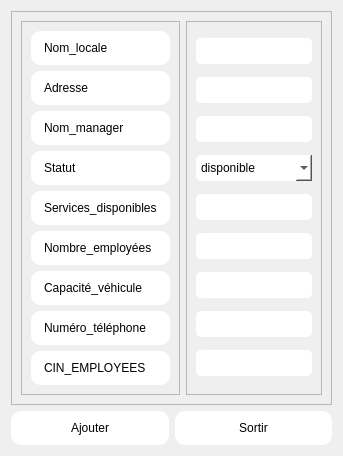
         <widget class="QWidget" name="locadd">
          <layout class="QGridLayout" name="gridLayout">
           <item row="1" column="0">
            <widget class="QPushButton" name="pushButtonlocadd_ajouter">
             <property name="styleSheet">
              <string notr="true">QPushButton
{
background-color:rgb(255, 255, 255);
border-radius: 10px;
padding: 10px;
}

QPushButton:Hover {
				background-color: rgb(159, 159, 159);
				border-color: rgb(159, 159, 159);}
</string>
             </property>
             <property name="text">
              <string>Ajouter</string>
             </property>
            </widget>
           </item>
           <item row="1" column="1">
            <widget class="QPushButton" name="pushButtonlocadd_sortir">
             <property name="styleSheet">
              <string notr="true">QPushButton
{
background-color:rgb(255, 255, 255);
border-radius: 10px;
padding: 10px;
}

QPushButton:Hover {
				background-color: rgb(159, 159, 159);
				border-color: rgb(159, 159, 159);}
</string>
             </property>
             <property name="text">
              <string>Sortir</string>
             </property>
            </widget>
           </item>
           <item row="0" column="0" colspan="2">
            <widget class="QFrame" name="frame_6">
             <property name="frameShape">
              <enum>QFrame::Shape::StyledPanel</enum>
             </property>
             <property name="frameShadow">
              <enum>QFrame::Shadow::Raised</enum>
             </property>
             <layout class="QHBoxLayout" name="horizontalLayout_6">
              <item>
               <widget class="QFrame" name="frame_7">
                <property name="sizePolicy">
                 <sizepolicy hsizetype="Maximum" vsizetype="Preferred">
                  <horstretch>0</horstretch>
                  <verstretch>0</verstretch>
                 </sizepolicy>
                </property>
                <property name="frameShape">
                 <enum>QFrame::Shape::StyledPanel</enum>
                </property>
                <property name="frameShadow">
                 <enum>QFrame::Shadow::Raised</enum>
                </property>
                <layout class="QVBoxLayout" name="verticalLayout_4">
                 <item>
                  <widget class="QLabel" name="label_3">
                   <property name="styleSheet">
                    <string notr="true">background-color:rgb(255, 255, 255);
border-radius: 10px;
padding: 10px;</string>
                   </property>
                   <property name="text">
                    <string>Nom_locale</string>
                   </property>
                  </widget>
                 </item>
                 <item>
                  <widget class="QLabel" name="label_8">
                   <property name="styleSheet">
                    <string notr="true">background-color:rgb(255, 255, 255);
border-radius: 10px;
padding: 10px;</string>
                   </property>
                   <property name="text">
                    <string>Adresse</string>
                   </property>
                  </widget>
                 </item>
                 <item>
                  <widget class="QLabel" name="label_4">
                   <property name="styleSheet">
                    <string notr="true">background-color:rgb(255, 255, 255);
border-radius: 10px;
padding: 10px;</string>
                   </property>
                   <property name="text">
                    <string>Nom_manager</string>
                   </property>
                  </widget>
                 </item>
                 <item>
                  <widget class="QLabel" name="label_7">
                   <property name="styleSheet">
                    <string notr="true">background-color:rgb(255, 255, 255);
border-radius: 10px;
padding: 10px;</string>
                   </property>
                   <property name="text">
                    <string>Statut</string>
                   </property>
                  </widget>
                 </item>
                 <item>
                  <widget class="QLabel" name="label_5">
                   <property name="styleSheet">
                    <string notr="true">background-color:rgb(255, 255, 255);
border-radius: 10px;
padding: 10px;</string>
                   </property>
                   <property name="text">
                    <string>Services_disponibles</string>
                   </property>
                  </widget>
                 </item>
                 <item>
                  <widget class="QLabel" name="label_10">
                   <property name="styleSheet">
                    <string notr="true">background-color:rgb(255, 255, 255);
border-radius: 10px;
padding: 10px;</string>
                   </property>
                   <property name="text">
                    <string>Nombre_employées</string>
                   </property>
                  </widget>
                 </item>
                 <item>
                  <widget class="QLabel" name="label_9">
                   <property name="styleSheet">
                    <string notr="true">background-color:rgb(255, 255, 255);
border-radius: 10px;
padding: 10px;</string>
                   </property>
                   <property name="text">
                    <string>Capacité_véhicule</string>
                   </property>
                  </widget>
                 </item>
                 <item>
                  <widget class="QLabel" name="label_6">
                   <property name="styleSheet">
                    <string notr="true">background-color:rgb(255, 255, 255);
border-radius: 10px;
padding: 10px;</string>
                   </property>
                   <property name="text">
                    <string>Numéro_téléphone</string>
                   </property>
                  </widget>
                 </item>
                 <item>
                  <widget class="QLabel" name="label_11">
                   <property name="styleSheet">
                    <string notr="true">background-color:rgb(255, 255, 255);
border-radius: 10px;
padding: 10px;</string>
                   </property>
                   <property name="text">
                    <string>CIN_EMPLOYEES</string>
                   </property>
                  </widget>
                 </item>
                </layout>
               </widget>
              </item>
              <item>
               <widget class="QFrame" name="frame_8">
                <property name="sizePolicy">
                 <sizepolicy hsizetype="Preferred" vsizetype="Minimum">
                  <horstretch>0</horstretch>
                  <verstretch>0</verstretch>
                 </sizepolicy>
                </property>
                <property name="minimumSize">
                 <size>
                  <width>0</width>
                  <height>0</height>
                 </size>
                </property>
                <property name="frameShape">
                 <enum>QFrame::Shape::StyledPanel</enum>
                </property>
                <property name="frameShadow">
                 <enum>QFrame::Shadow::Raised</enum>
                </property>
                <layout class="QVBoxLayout" name="verticalLayout_5">
                 <item>
                  <widget class="QLineEdit" name="lineEditLNomlocale">
                   <property name="styleSheet">
                    <string notr="true">background-color:rgb(255, 255, 255);
border-radius: 5px;
padding: 5px;</string>
                   </property>
                  </widget>
                 </item>
                 <item>
                  <widget class="QLineEdit" name="lineEditLAdresse">
                   <property name="styleSheet">
                    <string notr="true">background-color:rgb(255, 255, 255);
border-radius: 5px;
padding: 5px;</string>
                   </property>
                  </widget>
                 </item>
                 <item>
                  <widget class="QLineEdit" name="lineEditLNommanager">
                   <property name="styleSheet">
                    <string notr="true">background-color:rgb(255, 255, 255);
border-radius: 5px;
padding: 5px;</string>
                   </property>
                  </widget>
                 </item>
                 <item>
                  <widget class="QComboBox" name="comboBoxLStatut">
                   <property name="styleSheet">
                    <string notr="true">background-color:rgb(255, 255, 255);
border-radius: 5px;
padding: 5px;</string>
                   </property>
                   <item>
                    <property name="text">
                     <string>disponible</string>
                    </property>
                   </item>
                   <item>
                    <property name="text">
                     <string>occupe</string>
                    </property>
                   </item>
                   <item>
                    <property name="text">
                     <string>reserve</string>
                    </property>
                   </item>
                   <item>
                    <property name="text">
                     <string>maintenance</string>
                    </property>
                   </item>
                   <item>
                    <property name="text">
                     <string>ferme</string>
                    </property>
                   </item>
                  </widget>
                 </item>
                 <item>
                  <widget class="QLineEdit" name="lineEditLServices">
                   <property name="styleSheet">
                    <string notr="true">background-color:rgb(255, 255, 255);
border-radius: 5px;
padding: 5px;</string>
                   </property>
                  </widget>
                 </item>
                 <item>
                  <widget class="QLineEdit" name="lineEditLNombreemployees">
                   <property name="styleSheet">
                    <string notr="true">background-color:rgb(255, 255, 255);
border-radius: 5px;
padding: 5px;</string>
                   </property>
                  </widget>
                 </item>
                 <item>
                  <widget class="QLineEdit" name="lineEditLCapacitevehicule">
                   <property name="styleSheet">
                    <string notr="true">background-color:rgb(255, 255, 255);
border-radius: 5px;
padding: 5px;</string>
                   </property>
                  </widget>
                 </item>
                 <item>
                  <widget class="QLineEdit" name="lineEditLNumerotelephone">
                   <property name="styleSheet">
                    <string notr="true">background-color:rgb(255, 255, 255);
border-radius: 5px;
padding: 5px;</string>
                   </property>
                  </widget>
                 </item>
                 <item>
                  <widget class="QLineEdit" name="lineEditLCIN">
                   <property name="styleSheet">
                    <string notr="true">background-color:rgb(255, 255, 255);
border-radius: 5px;
padding: 5px;</string>
                   </property>
                  </widget>
                 </item>
                </layout>
               </widget>
              </item>
             </layout>
            </widget>
           </item>
          </layout>
         </widget>
